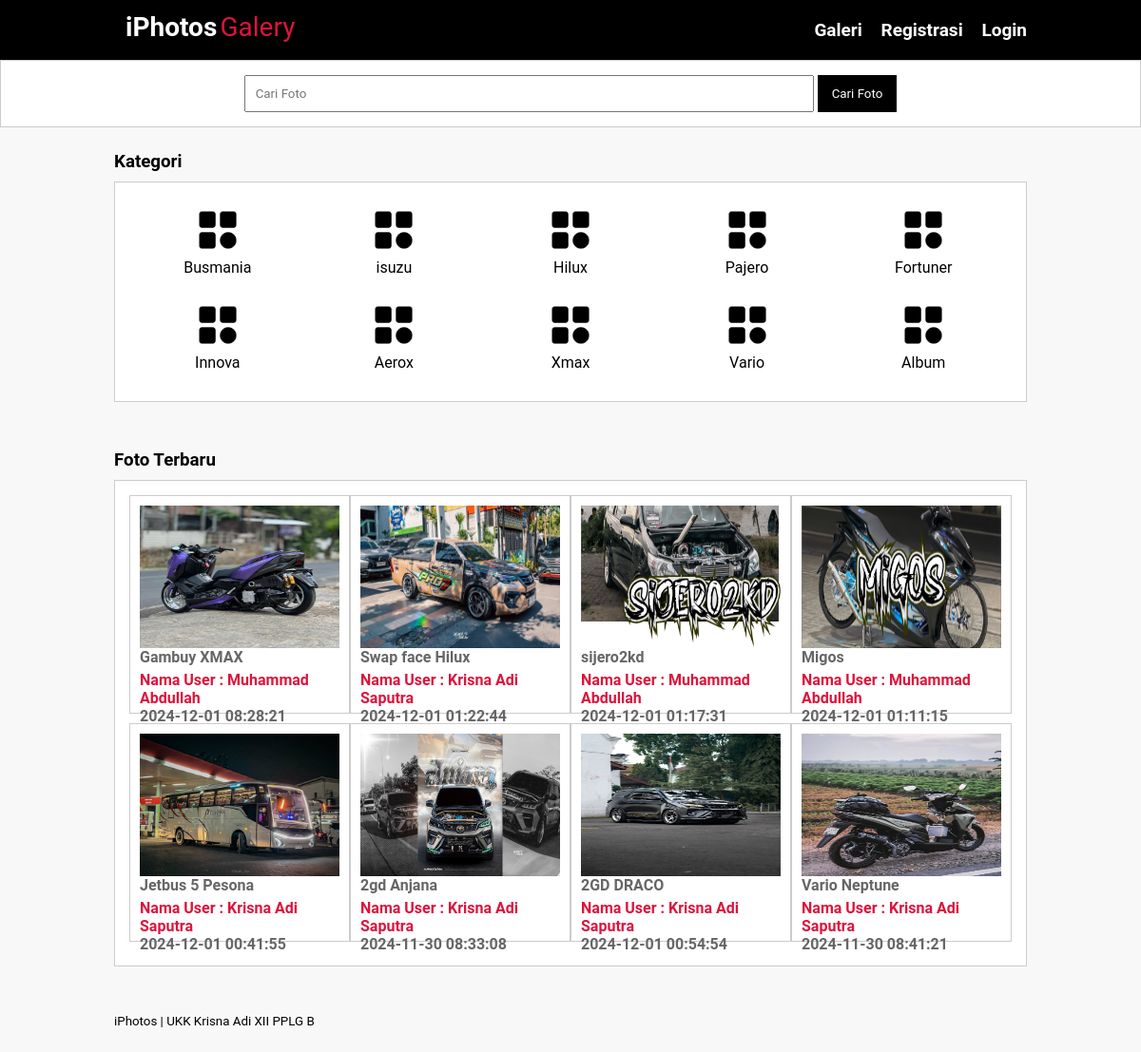
The page / on the database its author committed.
### tables this page shows
CREATE TABLE `tb_category` (
  `category_id` int(11) NOT NULL,
  `category_name` varchar(25) NOT NULL
);

CREATE TABLE `tb_image` (
  `image_id` int(11) NOT NULL,
  `category_id` int(11) NOT NULL,
  `category_name` varchar(100) NOT NULL,
  `admin_id` int(11) NOT NULL,
  `admin_name` varchar(100) NOT NULL,
  `image_name` varchar(100) NOT NULL,
  `image_description` text NOT NULL,
  `image` varchar(100) NOT NULL,
  `image_status` tinyint(1) NOT NULL,
  `date_created` timestamp NOT NULL DEFAULT current_timestamp() ON UPDATE current_timestamp()
);

### index.php (the view, shortened to what this page needs)
<?php
    include 'db.php';
?>
<!DOCTYPE html PUBLIC "-//W3C//DTD XHTML 1.0 Transitional//EN" "http://www.w3.org/TR/xhtml1/DTD/xhtml1-transitional.dtd">
<html xmlns="http://www.w3.org/1999/xhtml">
<head>
<link rel="stylesheet" type="text/css" href="css/style1.css">
</head>
<body>
    <header>
        <div class="container">
        <ul>
            <li><a href="galeri.php">Galeri</a></li>
           <li><a href="registrasi.php">Registrasi</a></li>
           <li><a href="login.php">Login</a></li>
        </ul>
        <div class="brand">
        <div class="firstname">iPhotos</div>
        <div class="lastname">Galery</div>
        </div>
    </div>
    </header>
    <div class="search">
        <div class="container">
            <form action="galeri.php">
                <input type="text" name="search" placeholder="Cari Foto" />
                <input type="submit" name="cari" value="Cari Foto" />
            </form>
        </div>
    </div>
    <div class="section">
        <div class="container">
            <h3>Kategori</h3>
            <div class="box">
                <?php
                    $kategori = mysqli_query($conn, "SELECT * FROM tb_category ORDER BY category_id DESC");
					if(mysqli_num_rows($kategori) > 0){
						while($k = mysqli_fetch_array($kategori)){
				?>
                    <a href="galeri.php?kat=<?php echo $k['category_id'] ?>">
                        <div class="col-5">
                            <img src="img/categories.png" width="50px" style="margin-bottom:5px;" />
                        <p><?php echo $k['category_name'] ?></p>
                        </div>
                    </a>
                <?php }}else{ ?>
                     <p>Kategori tidak ada</p>
                <?php } ?>
            </div>
        </div>
    </div>
    <div class="container">
       <h3>Foto Terbaru</h3>
       <div class="box">
          <?php
              $foto = mysqli_query($conn, "SELECT * FROM tb_image WHERE image_status = 1 ORDER BY image_id DESC LIMIT 12");
			  if(mysqli_num_rows($foto) > 0){
				  while($p = mysqli_fetch_array($foto)){
		  ?>
          <a href="detail-image.php?id=<?php echo $p['image_id'] ?>">
          <div class="col-4">
              <img src="foto/<?php echo $p['image'] ?>" height="150px" />
              <p class="nama"><?php echo substr($p['image_name'], 0, 30)  ?></p>
              <p class="admin">Nama User : <?php echo $p['admin_name'] ?></p>
              <p class="nama"><?php echo $p['date_created']  ?></p>
          </div>
          </a>
          <?php }}else{ ?>
              <p>Foto tidak ada</p>
          <?php } ?>
       </div>
    </div>
     <footer>
        <div class="container">
            <small>iPhotos | UKK Krisna Adi XII PPLG B</small>
        </div>
    </footer>
</body>
</html>

### css/style1.css (style rules this page uses)
* { padding:0; margin:0; font-family: roboto, sans-serif; }
body { background-color:#f8f8f8; }
a { color: inherit; text-decoration:none; }
header { background-color: #000000; color: #fff; justify-content: center; align-items: center; }
header ul { float:right; font-weight: 600; font-size: 19px; }
header ul li { display:inline-block; }
header ul li a { padding:20px 0 20px 15px; display: inline-block; }
footer { padding:25px 0; }
.container { width: 80%; margin: 0 auto; justify-content: space-between; }
.brand { display: flex; font-size: 28px; padding: 12px; gap: 0.2rem; }
.firstname { display: flex; font-weight: bold; }
.lastname { display: flex; color: crimson; }
.container:after { content:''; display: block; clear:both; }
.section { padding:25px 0; }
.box { background-color: #fff; border:1px solid #ccc; padding:15px; box-sizing: border-box; margin:10px 0 25px 0; }
.box:after { content: ''; display: block; clear: both; }
.search { padding:15px 0; background-color: #fff; border:1px solid #ccc; text-align: center; }
.search input[type=text] { width: 60%; padding:10px; }
.search input[type=submit] { padding:12px 15px; background-color: #000000; color: #fff; border:none; cursor:pointer; }
.col-5 { width:20%; height:100px; text-align: center; float: left; padding:10px; box-sizing: border-box; }
.col-4 { width:25%; height: 230px; border:1px solid #ccc; float: left; padding:10px; box-sizing: border-box; margin-bottom: 10px; }
.col-4 img { width: 100%; }
.col-4 .nama { font-weight: bold; color: #666; margin-bottom: 5px; }
.col-4 .admin { font-weight: bold; color: crimson; }

### rows shown on the page
tb_category: category_name "Busmania"
tb_category: category_name "isuzu"
tb_category: category_name "Hilux"
tb_category: category_name "Pajero"
tb_category: category_name "Fortuner"
tb_category: category_name "Innova"
tb_category: category_name "Aerox"
tb_category: category_name "Xmax"
tb_category: category_name "Vario"
tb_category: category_name "Album"
tb_image: image (picture), image_name "Gambuy XMAX", admin_name "Muhammad Abdullah", date_created "2024-12-01 08:28:21"
tb_image: image (picture), image_name "Swap face Hilux", admin_name "Krisna Adi Saputra", date_created "2024-12-01 01:22:44"
tb_image: image (picture), image_name "sijero2kd", admin_name "Muhammad Abdullah", date_created "2024-12-01 01:17:31"
tb_image: image (picture), image_name "Migos", admin_name "Muhammad Abdullah", date_created "2024-12-01 01:11:15"
tb_image: image (picture), image_name "Jetbus 5 Pesona", admin_name "Krisna Adi Saputra", date_created "2024-12-01 00:41:55"
tb_image: image (picture), image_name "2gd Anjana", admin_name "Krisna Adi Saputra", date_created "2024-11-30 08:33:08"
tb_image: image (picture), image_name "2GD DRACO", admin_name "Krisna Adi Saputra", date_created "2024-12-01 00:54:54"
tb_image: image (picture), image_name "Vario Neptune", admin_name "Krisna Adi Saputra", date_created "2024-11-30 08:41:21"
